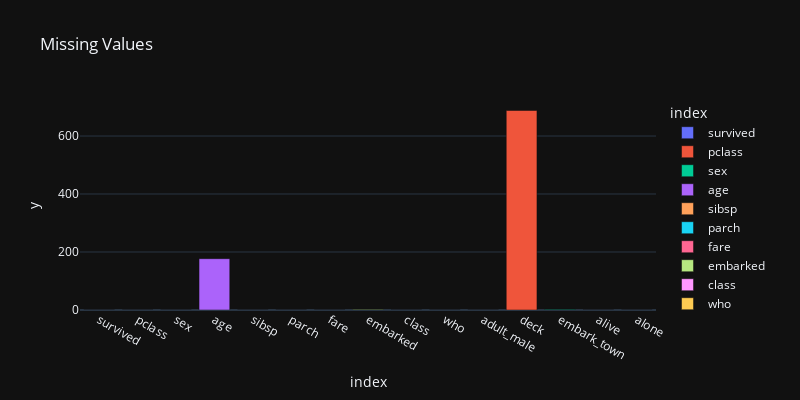

Notebook code cell kept with this figure:
### Code cell
a=df.isnull().sum()
px.bar(a,x=a.index,y=a.values,title='Missing Values',
       color=a.index,height=400,width=800,template='plotly_dark')

### Figure 1 — Plotly figure (JSON) as saved in the notebook; plotly's stock layout.template omitted (floating-point values rounded to 4 significant figures)
{"data": [{"alignmentgroup": "True", "hovertemplate": "index=%{x}<br>y=%{y}<extra></extra>", "legendgroup": "survived", "marker": {"color": "#636efa", "pattern": {"shape": ""}}, "name": "survived", "offsetgroup": "survived", "orientation": "v", "showlegend": true, "textposition": "auto", "type": "bar", "x": ["survived"], "xaxis": "x", "y": [0], "yaxis": "y"}, {"alignmentgroup": "True", "hovertemplate": "index=%{x}<br>y=%{y}<extra></extra>", "legendgroup": "pclass", "marker": {"color": "#EF553B", "pattern": {"shape": ""}}, "name": "pclass", "offsetgroup": "pclass", "orientation": "v", "showlegend": true, "textposition": "auto", "type": "bar", "x": ["pclass"], "xaxis": "x", "y": [0], "yaxis": "y"}, {"alignmentgroup": "True", "hovertemplate": "index=%{x}<br>y=%{y}<extra></extra>", "legendgroup": "sex", "marker": {"color": "#00cc96", "pattern": {"shape": ""}}, "name": "sex", "offsetgroup": "sex", "orientation": "v", "showlegend": true, "textposition": "auto", "type": "bar", "x": ["sex"], "xaxis": "x", "y": [0], "yaxis": "y"}, {"alignmentgroup": "True", "hovertemplate": "index=%{x}<br>y=%{y}<extra></extra>", "legendgroup": "age", "marker": {"color": "#ab63fa", "pattern": {"shape": ""}}, "name": "age", "offsetgroup": "age", "orientation": "v", "showlegend": true, "textposition": "auto", "type": "bar", "x": ["age"], "xaxis": "x", "y": [177], "yaxis": "y"}, {"alignmentgroup": "True", "hovertemplate": "index=%{x}<br>y=%{y}<extra></extra>", "legendgroup": "sibsp", "marker": {"color": "#FFA15A", "pattern": {"shape": ""}}, "name": "sibsp", "offsetgroup": "sibsp", "orientation": "v", "showlegend": true, "textposition": "auto", "type": "bar", "x": ["sibsp"], "xaxis": "x", "y": [0], "yaxis": "y"}, {"alignmentgroup": "True", "hovertemplate": "index=%{x}<br>y=%{y}<extra></extra>", "legendgroup": "parch", "marker": {"color": "#19d3f3", "pattern": {"shape": ""}}, "name": "parch", "offsetgroup": "parch", "orientation": "v", "showlegend": true, "textposition": "auto", "type": "bar", "x": ["parch"], "xaxis": "x", "y": [0], "yaxis": "y"}, {"alignmentgroup": "True", "hovertemplate": "index=%{x}<br>y=%{y}<extra></extra>", "legendgroup": "fare", "marker": {"color": "#FF6692", "pattern": {"shape": ""}}, "name": "fare", "offsetgroup": "fare", "orientation": "v", "showlegend": true, "textposition": "auto", "type": "bar", "x": ["fare"], "xaxis": "x", "y": [0], "yaxis": "y"}, {"alignmentgroup": "True", "hovertemplate": "index=%{x}<br>y=%{y}<extra></extra>", "legendgroup": "embarked", "marker": {"color": "#B6E880", "pattern": {"shape": ""}}, "name": "embarked", "offsetgroup": "embarked", "orientation": "v", "showlegend": true, "textposition": "auto", "type": "bar", "x": ["embarked"], "xaxis": "x", "y": [2], "yaxis": "y"}, {"alignmentgroup": "True", "hovertemplate": "index=%{x}<br>y=%{y}<extra></extra>", "legendgroup": "class", "marker": {"color": "#FF97FF", "pattern": {"shape": ""}}, "name": "class", "offsetgroup": "class", "orientation": "v", "showlegend": true, "textposition": "auto", "type": "bar", "x": ["class"], "xaxis": "x", "y": [0], "yaxis": "y"}, {"alignmentgroup": "True", "hovertemplate": "index=%{x}<br>y=%{y}<extra></extra>", "legendgroup": "who", "marker": {"color": "#FECB52", "pattern": {"shape": ""}}, "name": "who", "offsetgroup": "who", "orientation": "v", "showlegend": true, "textposition": "auto", "type": "bar", "x": ["who"], "xaxis": "x", "y": [0], "yaxis": "y"}, {"alignmentgroup": "True", "hovertemplate": "index=%{x}<br>y=%{y}<extra></extra>", "legendgroup": "adult_male", "marker": {"color": "#636efa", "pattern": {"shape": ""}}, "name": "adult_male", "offsetgroup": "adult_male", "orientation": "v", "showlegend": true, "textposition": "auto", "type": "bar", "x": ["adult_male"], "xaxis": "x", "y": [0], "yaxis": "y"}, {"alignmentgroup": "True", "hovertemplate": "index=%{x}<br>y=%{y}<extra></extra>", "legendgroup": "deck", "marker": {"color": "#EF553B", "pattern": {"shape": ""}}, "name": "deck", "offsetgroup": "deck", "orientation": "v", "showlegend": true, "textposition": "auto", "type": "bar", "x": ["deck"], "xaxis": "x", "y": [688], "yaxis": "y"}, {"alignmentgroup": "True", "hovertemplate": "index=%{x}<br>y=%{y}<extra></extra>", "legendgroup": "embark_town", "marker": {"color": "#00cc96", "pattern": {"shape": ""}}, "name": "embark_town", "offsetgroup": "embark_town", "orientation": "v", "showlegend": true, "textposition": "auto", "type": "bar", "x": ["embark_town"], "xaxis": "x", "y": [2], "yaxis": "y"}, {"alignmentgroup": "True", "hovertemplate": "index=%{x}<br>y=%{y}<extra></extra>", "legendgroup": "alive", "marker": {"color": "#ab63fa", "pattern": {"shape": ""}}, "name": "alive", "offsetgroup": "alive", "orientation": "v", "showlegend": true, "textposition": "auto", "type": "bar", "x": ["alive"], "xaxis": "x", "y": [0], "yaxis": "y"}, {"alignmentgroup": "True", "hovertemplate": "index=%{x}<br>y=%{y}<extra></extra>", "legendgroup": "alone", "marker": {"color": "#FFA15A", "pattern": {"shape": ""}}, "name": "alone", "offsetgroup": "alone", "orientation": "v", "showlegend": true, "textposition": "auto", "type": "bar", "x": ["alone"], "xaxis": "x", "y": [0], "yaxis": "y"}], "layout": {"barmode": "relative", "height": 400, "legend": {"title": {"text": "index"}, "tracegroupgap": 0}, "title": {"text": "Missing Values"}, "width": 800, "xaxis": {"anchor": "y", "categoryarray": ["survived", "pclass", "sex", "age", "sibsp", "parch", "fare", "embarked", "class", "who", "adult_male", "deck", "embark_town", "alive", "alone"], "categoryorder": "array", "domain": [0, 1], "title": {"text": "index"}}, "yaxis": {"anchor": "x", "domain": [0, 1], "title": {"text": "y"}}}}
